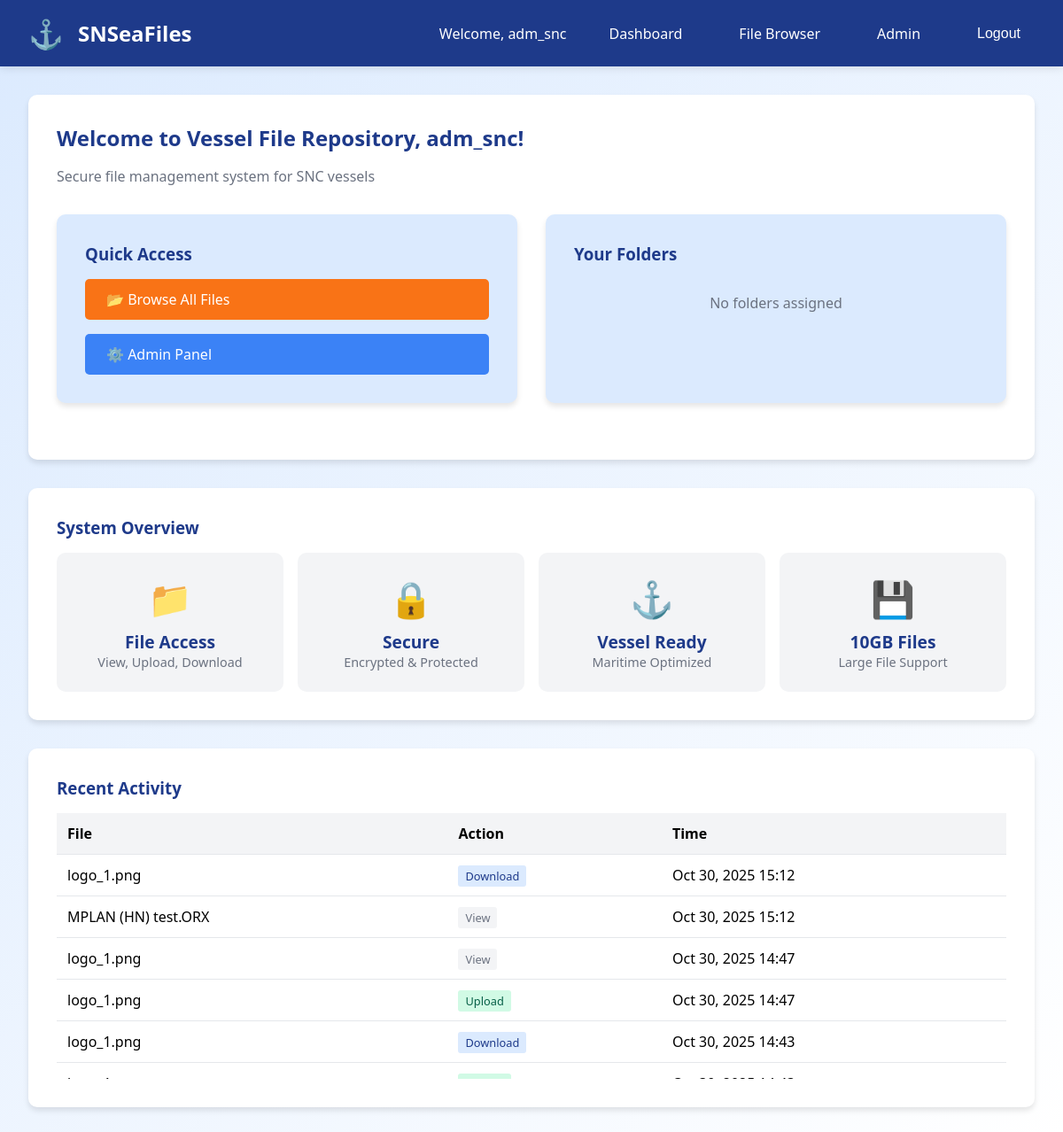
Page /dashboard/ (signed in) on the committed database.
### filemanager/models.py (models this page shows, shortened)
class FileActivity(models.Model):
    ACTIVITY_CHOICES = [
        ('upload', 'File Upload'),
        ('download', 'File Download'),
        ('delete', 'File Delete'),
        ('view', 'File View'),
    ]
    user = models.ForeignKey(User, on_delete=models.CASCADE)
    filename = models.CharField(max_length=255)
    filepath = models.CharField(max_length=1000)
    activity_type = models.CharField(max_length=10, choices=ACTIVITY_CHOICES)
    timestamp = models.DateTimeField(auto_now_add=True)
    ip_address = models.GenericIPAddressField(null=True, blank=True)
    file_size = models.BigIntegerField(null=True, blank=True)

### filemanager/views.py (the view)
# urls.py: path('dashboard/', views.dashboard, name='dashboard'),
@login_required
def dashboard(request):
    base_path = settings.FILE_STORAGE_ROOT
    user_permissions = get_user_permissions(request.user)
    accessible_folders = []
    for perm in user_permissions:
        folder_path = perm['folder_path']
        full_path = os.path.join(base_path, folder_path.lstrip('/'))
        if os.path.exists(full_path):
            accessible_folders.append({
                'name': os.path.basename(folder_path),
                'path': folder_path,
                'permission': perm['permission']
            })
    recent_activities = FileActivity.objects.filter(user=request.user).order_by('-timestamp')[:10]
    context = {
        'accessible_folders': accessible_folders,
        'user_permissions': user_permissions,
        'recent_activities': recent_activities,
    }
    return render(request, 'filemanager/dashboard.html', context)

### filemanager/utils.py (called while the page is built)
def get_user_permissions(user):
    if user.is_superuser:
        return [{'folder_path': '/', 'permission': 'admin'}]
    permissions = FolderPermission.objects.filter(user=user)
    return [{'folder_path': perm.folder_path, 'permission': perm.permission} for perm in permissions]

### filemanager/templates/filemanager/dashboard.html (shortened to what this page needs)
{% extends 'base.html' %}
{% load static %}
{% block content %}
<div class="card">
    <h2 style="color: var(--primary-blue); margin-bottom: 1rem;">Welcome to Vessel File Repository, {{ user.username }}!</h2>
    <p style="color: var(--gray); margin-bottom: 2rem;">
        Secure file management system for SNC vessels
    </p>
    <div style="display: grid; grid-template-columns: repeat(auto-fit, minmax(300px, 1fr)); gap: 2rem;">
        <div class="card" style="background: var(--light-blue);">
            <h3 style="color: var(--primary-blue); margin-bottom: 1rem;">Quick Access</h3>
            <a href="{% url 'file_browser' %}" class="btn btn-primary" style="width: 100%; text-align: center; margin-bottom: 1rem;">
                📂 Browse All Files
            </a>
            {% if user.is_superuser %}
            <a href="{% url 'admin:index' %}" class="btn btn-secondary" style="width: 100%; text-align: center;">
                ⚙️ Admin Panel
            </a>
            {% endif %}
        </div>
        <div class="card" style="background: var(--light-blue);">
            <h3 style="color: var(--primary-blue); margin-bottom: 1rem;">Your Folders</h3>
            {% if accessible_folders %}
                <div style="display: flex; flex-direction: column; gap: 0.5rem;">
                    {% for folder in accessible_folders %}
                    <a href="{% url 'file_browser' folder.path %}"
                       class="btn btn-secondary"
                       style="text-align: left; display: flex; justify-content: space-between;">
                        <span>📁 {{ folder.name }}</span>
                        <small style="background: var(--orange); color: white; padding: 0.2rem 0.5rem; border-radius: 3px; font-size: 0.7rem;">
                            {{ folder.permission|upper }}
                        </small>
                    </a>
                    {% endfor %}
                </div>
            {% else %}
                <p style="color: var(--gray); text-align: center; padding: 1rem;">No folders assigned</p>
            {% endif %}
        </div>
    </div>
</div>
<div class="card">
    <h3 style="color: var(--primary-blue); margin-bottom: 1rem;">System Overview</h3>
    <div style="display: grid; grid-template-columns: repeat(auto-fit, minmax(200px, 1fr)); gap: 1rem;">
        <div style="text-align: center; padding: 1.5rem; background: var(--light-gray); border-radius: 10px;">
            <div style="font-size: 2.5rem; color: var(--orange); margin-bottom: 0.5rem;">📁</div>
            <div style="font-weight: bold; color: var(--primary-blue); font-size: 1.2rem;">File Access</div>
            <div style="color: var(--gray); font-size: 0.9rem;">View, Upload, Download</div>
        </div>
        <div style="text-align: center; padding: 1.5rem; background: var(--light-gray); border-radius: 10px;">
            <div style="font-size: 2.5rem; color: var(--secondary-blue); margin-bottom: 0.5rem;">🔒</div>
            <div style="font-weight: bold; color: var(--primary-blue); font-size: 1.2rem;">Secure</div>
            <div style="color: var(--gray); font-size: 0.9rem;">Encrypted & Protected</div>
        </div>
        <div style="text-align: center; padding: 1.5rem; background: var(--light-gray); border-radius: 10px;">
            <div style="font-size: 2.5rem; color: var(--orange); margin-bottom: 0.5rem;">⚓</div>
            <div style="font-weight: bold; color: var(--primary-blue); font-size: 1.2rem;">Vessel Ready</div>
            <div style="color: var(--gray); font-size: 0.9rem;">Maritime Optimized</div>
        </div>
        <div style="text-align: center; padding: 1.5rem; background: var(--light-gray); border-radius: 10px;">
            <div style="font-size: 2.5rem; color: var(--secondary-blue); margin-bottom: 0.5rem;">💾</div>
            <div style="font-weight: bold; color: var(--primary-blue); font-size: 1.2rem;">10GB Files</div>
            <div style="color: var(--gray); font-size: 0.9rem;">Large File Support</div>
        </div>
    </div>
</div>
{% if recent_activities %}
<div class="card">
    <h3 style="color: var(--primary-blue); margin-bottom: 1rem;">Recent Activity</h3>
    <div style="max-height: 300px; overflow-y: auto;">
        <table style="width: 100%; border-collapse: collapse;">
            <thead>
                <tr style="background: var(--light-gray);">
                    <th style="padding: 0.75rem; text-align: left; border-bottom: 1px solid #e5e7eb;">File</th>
                    <th style="padding: 0.75rem; text-align: left; border-bottom: 1px solid #e5e7eb;">Action</th>
                    <th style="padding: 0.75rem; text-align: left; border-bottom: 1px solid #e5e7eb;">Time</th>
                </tr>
            </thead>
            <tbody>
                {% for activity in recent_activities %}
                <tr>
                    <td style="padding: 0.75rem; border-bottom: 1px solid #e5e7eb;">{{ activity.filename }}</td>
                    <td style="padding: 0.75rem; border-bottom: 1px solid #e5e7eb;">
                        <span style="padding: 0.2rem 0.5rem; border-radius: 3px; font-size: 0.8rem;
                              {% if activity.activity_type == 'upload' %}background: #d1fae5; color: #065f46;
                              {% elif activity.activity_type == 'download' %}background: #dbeafe; color: #1e3a8a;
                              {% elif activity.activity_type == 'delete' %}background: #fee2e2; color: #991b1b;
                              {% else %}background: #f3f4f6; color: #6b7280;{% endif %}">
                            {{ activity.activity_type|title }}
                        </span>
                    </td>
                    <td style="padding: 0.75rem; border-bottom: 1px solid #e5e7eb;">{{ activity.timestamp|date:"M d, Y H:i" }}</td>
                </tr>
                {% endfor %}
            </tbody>
        </table>
    </div>
</div>
{% endif %}
{% endblock %}

### templates/base.html (shortened to what this page needs)
<!DOCTYPE html>
<html lang="en">
<head>
</head>
<body>
    {% if user.is_authenticated %}
    <nav class="navbar">
        <div class="nav-container">
            <div class="logo">
                <div style="font-size: 2rem;">⚓</div>
                <h1>SNSeaFiles</h1>
            </div>
            <div class="nav-links">
                <span>Welcome, {{ user.username }}</span>
                <a href="{% url 'dashboard' %}">Dashboard</a>
                <a href="{% url 'file_browser' %}">File Browser</a>
                {% if user.is_superuser %}
                <a href="{% url 'admin:index' %}" target="_blank">Admin</a>
                {% endif %}
                <form method="post" action="{% url 'logout' %}" style="display: inline;">
                    <button type="submit" style="background: none; border: none; color: var(--white); cursor: pointer; padding: 0.5rem 1rem; font-size: 1rem;">
                        Logout
                    </button>
                </form>
            </div>
        </div>
    </nav>
    {% endif %}
    <div class="container">
        {% block content %}
        {% endblock %}
    </div>
</body>
</html>

### templates/base.html (style rules this page uses)
:root { --primary-blue: #1e3a8a; --secondary-blue: #3b82f6; --light-blue: #dbeafe; --white: #ffffff; --orange: #f97316; --dark-orange: #ea580c; --gray: #6b7280; --light-gray: #f3f4f6; --success-green: #10b981; --error-red: #ef4444; }
* { margin: 0; padding: 0; box-sizing: border-box; }
body { font-family: 'Segoe UI', Tahoma, Geneva, Verdana, sans-serif; background: linear-gradient(135deg, var(--light-blue) 0%, var(--white) 100%); min-height: 100vh; }
.navbar { background: var(--primary-blue); color: var(--white); padding: 1rem 2rem; box-shadow: 0 2px 10px rgba(0,0,0,0.1); }
.nav-container { display: flex; justify-content: space-between; align-items: center; max-width: 1400px; margin: 0 auto; }
.logo { display: flex; align-items: center; gap: 1rem; }
.logo h1 { font-size: 1.5rem; font-weight: 600; }
.nav-links { display: flex; gap: 2rem; align-items: center; }
.nav-links a { color: var(--white); text-decoration: none; padding: 0.5rem 1rem; border-radius: 5px; transition: background-color 0.3s; }
.container { max-width: 1400px; margin: 2rem auto; padding: 0 2rem; }
.card { background: var(--white); border-radius: 10px; box-shadow: 0 4px 6px rgba(0,0,0,0.1); padding: 2rem; margin-bottom: 2rem; }
.btn { padding: 0.75rem 1.5rem; border: none; border-radius: 5px; cursor: pointer; font-size: 1rem; transition: all 0.3s; text-decoration: none; display: inline-flex; align-items: center; gap: 0.5rem; }
.btn-primary { background: var(--orange); color: var(--white); }
.btn-secondary { background: var(--secondary-blue); color: var(--white); }

### rows in the picture
FileActivity: filename "logo_1.png", activity_type "Download", timestamp "Oct 30, 2025 15:12"
FileActivity: filename "MPLAN (HN) test.ORX", activity_type "View", timestamp "Oct 30, 2025 15:12"
FileActivity: filename "logo_1.png", activity_type "View", timestamp "Oct 30, 2025 14:47"
FileActivity: filename "logo_1.png", activity_type "Upload", timestamp "Oct 30, 2025 14:47"
FileActivity: filename "logo_1.png", activity_type "Download", timestamp "Oct 30, 2025 14:43"

### other values in the picture
{{ user.username }} "adm_snc"
